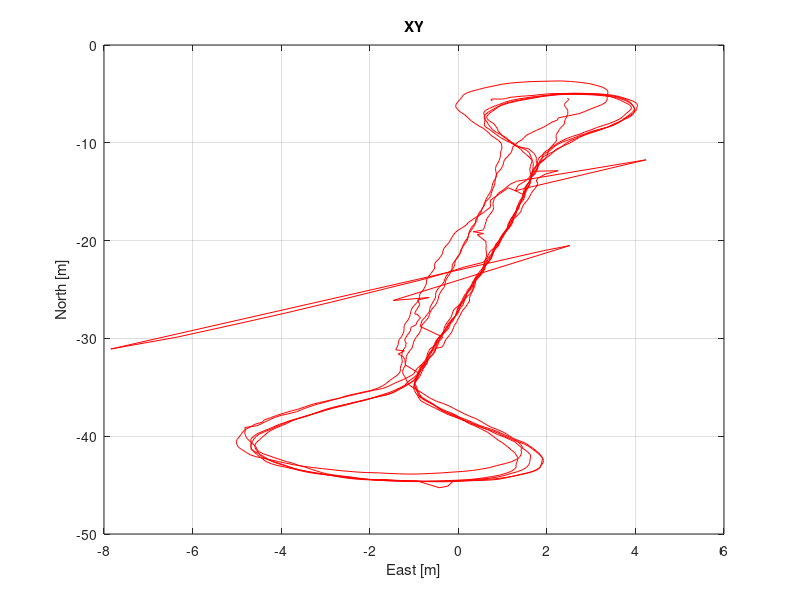
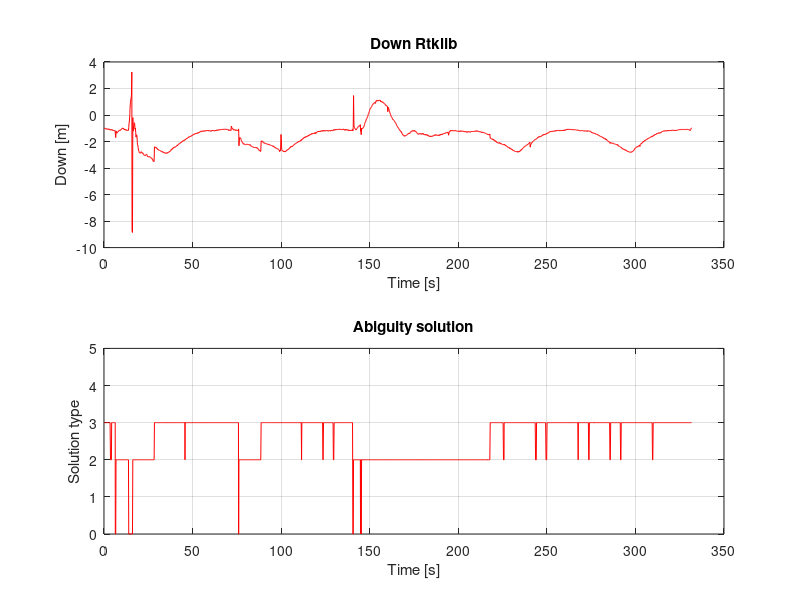
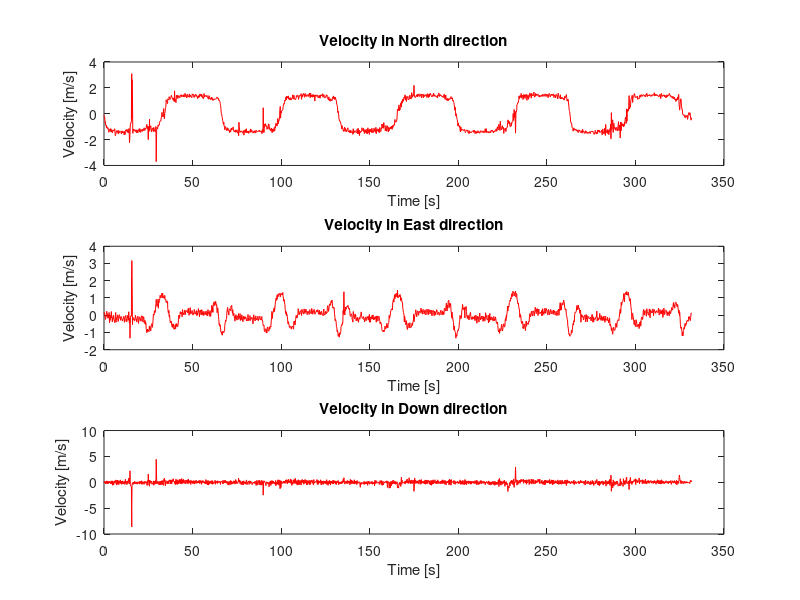
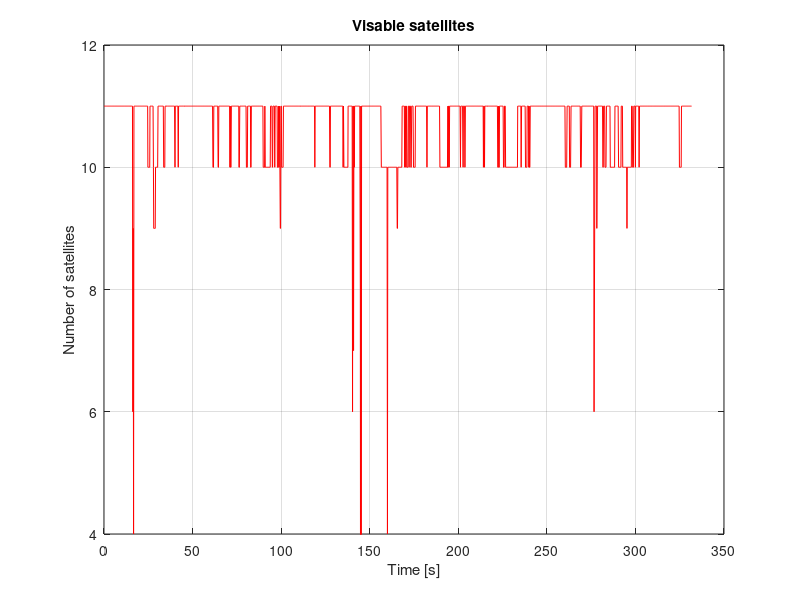

These figures' MATLAB source, in order:
%piksi 22
%rtklib 23
close all;
clear;
load('log_folder/neptusLog/Vandring2/Data.mat')
PIXI = 0;
len = length(RtkFix.src_ent);

numberRTK = 0;
numberPIXI = 0;
%% Finding the number of RKT and PIXI
for i=1:len
    if RtkFix.src_ent(i) == 22
        numberPIXI = numberPIXI+1;
    elseif RtkFix.src_ent(i) == 23
        numberRTK = numberRTK +1;
    end
end
%% Initializing variables for RTK and PIXI

% RTK
timestamp_r = zeros(1,numberRTK);
src_r = zeros(1,numberRTK);
src_ent_r = zeros(1,numberRTK);
dst_r =zeros(1,numberRTK);
tow_r = zeros(1,numberRTK);
n_r = zeros(1,numberRTK);
e_r = zeros(1,numberRTK);
d_r = zeros(1,numberRTK);
v_n_r = zeros(1,numberRTK);
v_e_r = zeros(1,numberRTK);
v_d_r = zeros(1,numberRTK);
satellites_r = zeros(1,numberRTK);
iar_hyp_r = zeros(1,numberRTK);
iar_ratio_r = zeros(1,numberRTK);
type_r = zeros(1,numberRTK);

% PIXI
timestamp_p = zeros(1,numberPIXI);
src_p = zeros(1,numberPIXI);
src_ent_p = zeros(1,numberPIXI);
dst_p =zeros(1,numberPIXI);
tow_p = zeros(1,numberPIXI);
n_p = zeros(1,numberPIXI);
e_p = zeros(1,numberPIXI);
d_p = zeros(1,numberPIXI);
v_n_p = zeros(1,numberPIXI);
v_e_p = zeros(1,numberPIXI);
v_d_p = zeros(1,numberPIXI);
satellites_p = zeros(1,numberPIXI);
iar_hyp_p = zeros(1,numberPIXI);
iar_ratio_p = zeros(1,numberPIXI);
type_p = zeros(1,numberPIXI);
timeStart = RtkFix.timestamp(1);
%% Extracting PIXI and RTK
j = 1;%PIXI
k = 1;%RTK

for i=1:len
    if RtkFix.src_ent(i) == 22
        timestamp_p(j) = RtkFix.timestamp(i);
        src_p(j) = RtkFix.src(i);
        src_ent_p(j) = RtkFix.src_ent(i);
        dst_p(j) =RtkFix.dst(i);
        tow_p(j) = RtkFix.tow(i);
        n_p(j) = RtkFix.n(i);
        e_p(j) = RtkFix.e(i);
        d_p(j) = RtkFix.d(i);
        v_n_p(j) = RtkFix.v_n(i);
        v_e_p(j) =RtkFix.v_e(i);
        v_d_p(j) = RtkFix.v_d(i);
        satellites_p(j) =  RtkFix.satellites(i);
        iar_hyp_p(j) =  RtkFix.iar_hyp(i);
        iar_ratio_p(j) =  RtkFix.iar_ratio(i);
        if strcmp(RtkFix.type(i,1:2),'FI')
            type_p(k) = 3;
        elseif strcmp(RtkFix.type(i,1:2),'FL')
            type_p(k) = 2;
        elseif strcmp(RtkFix.type(i),'O')
            type_p(k) = 1;
        else
            type_p(k) = 0;
        end
        j = j+1;
    else
        timestamp_r(k) = RtkFix.timestamp(i);
        src_r(k) =  RtkFix.src(i);
        src_ent_r(k) =  RtkFix.src_ent(i);
        dst_r(k) = RtkFix.dst(i);
        tow_r(k) =  RtkFix.tow(i);
        n_r(k) =  RtkFix.n(i);
        e_r(k) =  RtkFix.e(i);
        d_r(k) =  RtkFix.d(i);
        v_n_r(k) =  RtkFix.v_n(i);
        v_e_r(k) =  RtkFix.v_e(i);
        v_d_r(k) =  RtkFix.v_d(i);
        satellites_r(k) =  RtkFix.satellites(i);
        iar_hyp_r(k) =  RtkFix.iar_hyp(i);
        iar_ratio_r(k) =  RtkFix.iar_ratio(i);
        if strcmp(RtkFix.type(i,1:2),'FI')
            type_r(k) = 3;
        elseif strcmp(RtkFix.type(i,1:2),'FL')
            type_r(k) = 2;
        elseif strcmp(RtkFix.type(i), 'O')
            type_r(k) = 1;
        else
            type_r(k) = 0;
        end
        k = k+1;
        
    end
        

end
%% Calculate velocity from position
nd_r = zeros(1,length(n_r)-1);
ed_r = zeros(1,length(n_r)-1);
dd_r = zeros(1,length(n_r)-1);
nd_p = zeros(1,length(n_p)-1);
ed_p = zeros(1,length(n_p)-1);
dd_p = zeros(1,length(n_p)-1);
for i = 1:length(n_r)-1
    nd_r(i) = (n_r(i+1)-n_r(i))/(timestamp_r(i+1)-timestamp_r(i));
    ed_r(i) = (e_r(i+1)-e_r(i))/(timestamp_r(i+1)-timestamp_r(i));
    dd_r(i) = (d_r(i+1)-d_r(i))/(timestamp_r(i+1)-timestamp_r(i));
end
for i = 1:length(n_p)-1
    nd_p(i) = (n_p(i+1)-n_p(i))/(timestamp_p(i+1)-timestamp_p(i));
    ed_p(i) = (e_p(i+1)-e_p(i))/(timestamp_p(i+1)-timestamp_p(i));
    dd_p(i) = (d_p(i+1)-d_p(i))/(timestamp_p(i+1)-timestamp_p(i));
end
%% Plot
TimeEndr = length(timestamp_r);
TimeEndp = length(timestamp_p);
if PIXI
    figure(1);
    plot(e_p,n_p);
    hold on;
    plot(e_r,n_r,'r');
    grid on;
    title('XY'); 
    xlabel('East [m]'); ylabel('North [m]');
    legend('Pixi','RtkLib');

    % figure(2);
    % plot3(e_p,n_p,d_p);
    % grid on;
    % title('NED Piksi'); 
    % xlabel('East [m]'); ylabel('North [m]'); zlabel('Down [m]');
    % 
    % figure(4);
    % plot3(e_r,n_r,d_r);
    % grid on;
    % title('NED rtklib'); 
    % xlabel('East [m]'); ylabel('North [m]'); zlabel('Down [m]');


    figure(2);
    subplot(2,1,1);
    plot(timestamp_p(1:TimeEndp)-timeStart,d_p(1:TimeEndp),'b');
    % grid on;
    % title('Down Piksi'); 
    % xlabel('Time [s]'); ylabel('Down [m]');

    hold on;
    plot(timestamp_r(1:TimeEndr)-timeStart,d_r(1:TimeEndr),'r');
    grid on;
    title('Down Rtklib');
    legend('Pixi','Rtklib')
    xlabel('Time [s]');
    ylabel('Down [m]');

    subplot(2,1,2)
    plot(timestamp_p(1:TimeEndp)-timeStart,type_p(1:TimeEndp),'b');
    hold on;
    plot(timestamp_r(1:TimeEndr)-timeStart,type_r(1:TimeEndr),'r');
    grid on;
    title('Abiguity solution')
    ylabel('Solution type')
    xlabel('Time [s]');
    legend('Pixi','Rtklib');
    ylim([0 5]);

    figure(3)
    subplot(3,1,1)
    plot(timestamp_p(1:TimeEndp)-timeStart,v_n_p(1:TimeEndp));
    hold on;
    grid on;
    plot(timestamp_r(1:TimeEndr)-timeStart,v_n_r(1:TimeEndr),'r')
    legend('Pixi','Rtklib');
    title('Velocity in North direction');
    ylabel('Velocity [m/s]')
    xlabel('Time [s]');

    subplot(3,1,2)
    plot(timestamp_p(1:TimeEndp)-timeStart,v_e_p(1:TimeEndp));
    hold on;
    grid on;
    plot(timestamp_r(1:TimeEndr)-timeStart,v_e_r(1:TimeEndr),'r')
    % plot(timestamp_p(1:TimeEnd)-timeStart,ed_p(1:TimeEnd),'g');
    % plot(timestamp_r(1:TimeEnd)-timeStart,ed_r(1:TimeEnd),'c')
    legend('Pixi','Rtklib');
    title('Velocity in East direction');
    ylabel('Velocity [m/s]')
    xlabel('Time [s]');

    subplot(3,1,3)
    plot(timestamp_p(1:TimeEndp)-timeStart,v_d_p(1:TimeEndp));
    hold on;
    grid on;
    plot(timestamp_r(1:TimeEndr)-timeStart,v_d_r(1:TimeEndr),'r')
    legend('Pixi','Rtklib');
    title('Velocity in Down direction');
    ylabel('Velocity [m/s]')
    xlabel('Time [s]');

    figure(4)
    plot(timestamp_p(1:TimeEndp)-timeStart,satellites_p(1:TimeEndp));
    hold on;
    plot(timestamp_r(1:TimeEndr)-timeStart,satellites_r(1:TimeEndr),'r');
    grid on;
    title('Visable satellites')
    xlabel('Time [s]');
    ylabel('Number of satellites');
    legend('Pixi','Rtklib');
    ylim([4 12])
else
    figure(1);
    plot(e_r,n_r,'r');
    grid on;
    title('XY'); 
    xlabel('East [m]'); ylabel('North [m]');

    % figure(2);
    % plot3(e_p,n_p,d_p);
    % grid on;
    % title('NED Piksi'); 
    % xlabel('East [m]'); ylabel('North [m]'); zlabel('Down [m]');
    % 
    % figure(4);
    % plot3(e_r,n_r,d_r);
    % grid on;
    % title('NED rtklib'); 
    % xlabel('East [m]'); ylabel('North [m]'); zlabel('Down [m]');


    figure(2);
    subplot(2,1,1);
    plot(timestamp_r(1:TimeEndr)-timeStart,d_r(1:TimeEndr),'r');
    grid on;
    title('Down Rtklib');
    xlabel('Time [s]');
    ylabel('Down [m]');

    subplot(2,1,2)
    plot(timestamp_r(1:TimeEndr)-timeStart,type_r(1:TimeEndr),'r');
    grid on;
    title('Abiguity solution')
    ylabel('Solution type')
    xlabel('Time [s]');
    ylim([0 5]);

    figure(3)
    subplot(3,1,1)
    grid on;
    plot(timestamp_r(1:TimeEndr)-timeStart,v_n_r(1:TimeEndr),'r')
    title('Velocity in North direction');
    ylabel('Velocity [m/s]')
    xlabel('Time [s]');

    subplot(3,1,2)
    grid on;
    plot(timestamp_r(1:TimeEndr)-timeStart,v_e_r(1:TimeEndr),'r')
    title('Velocity in East direction');
    ylabel('Velocity [m/s]')
    xlabel('Time [s]');

    subplot(3,1,3)
    grid on;
    plot(timestamp_r(1:TimeEndr)-timeStart,v_d_r(1:TimeEndr),'r')
    title('Velocity in Down direction');
    ylabel('Velocity [m/s]')
    xlabel('Time [s]');

    figure(4)
    plot(timestamp_r(1:TimeEndr)-timeStart,satellites_r(1:TimeEndr),'r');
    grid on;
    title('Visable satellites')
    xlabel('Time [s]');
    ylabel('Number of satellites');
    ylim([4 12])
end
